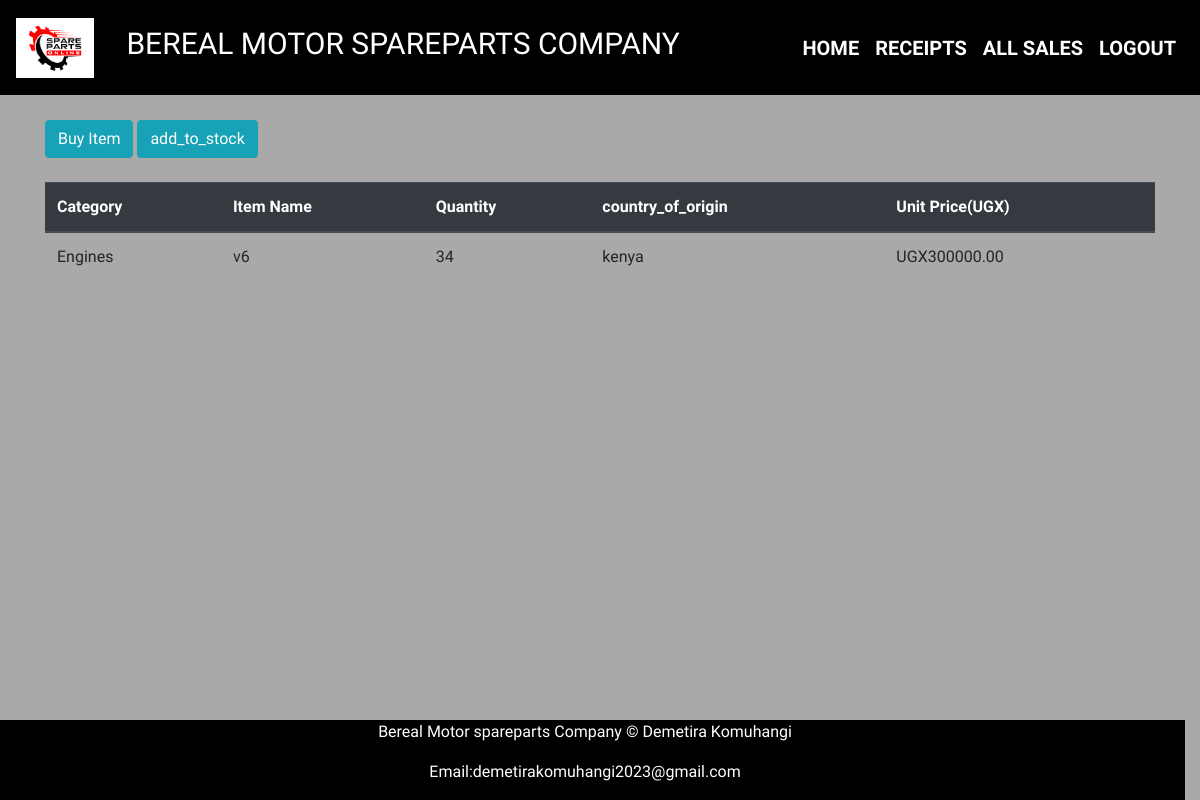
Page /home/4 (signed in) on the earlier database version.
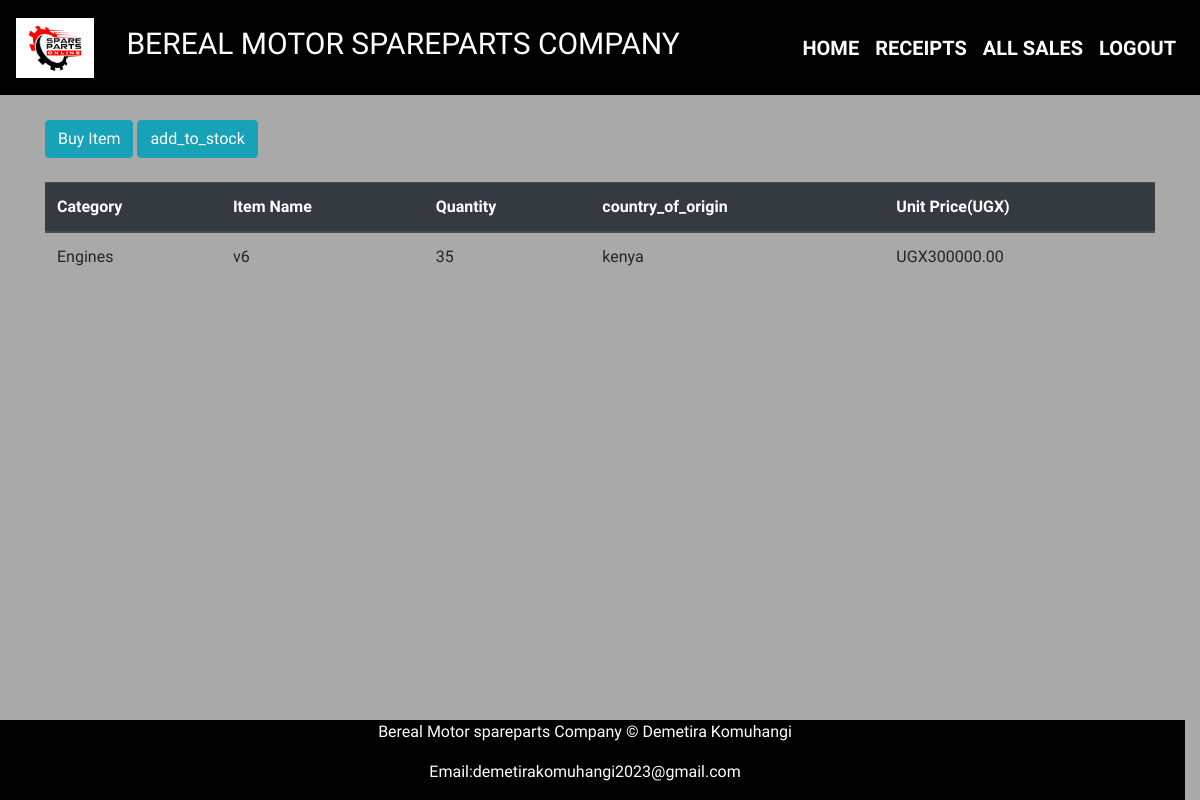
Same page on the later database version.
### Myapplication/models.py (models this page shows, shortened)
class Product(models.Model):
    category_name = models.ForeignKey(Category, on_delete=models.CASCADE, null=False, blank=False)
    item_name = models.CharField(max_length=50, null=False, blank=False)
    country_of_origin = models.CharField(max_length=50, null=False, blank=False)  # Changed to CharField
    total_quantity = models.IntegerField(default=0,null=False, blank=False)
    issued_quantity = models.IntegerField(default=0,null=False, blank=False)
    received_quantity = models.IntegerField(default=0,null=False, blank=False)
    unit_price = models.DecimalField(max_digits=10, decimal_places=2, null=False, blank=False)  # Changed to DecimalField

class Category(models.Model):
    name = models.CharField(max_length=50, null=False, blank=False)
    def __str__(self):
        return self.name

### Myapplication/views.py (the view)
# urls.py: path('home/<int:product_id>', views.product_detail, name='prduct_detail'),
@login_required
def product_detail(request,product_id):
    product = Product.objects.get(id=product_id)
    return render(request,'Demi/product_detail.html',{'product': product})

### templates/Demi/product_detail.html
{% extends 'Demi/base.html'%} {% block content%}
<br></br><br><br><br>
<div class = "container">
    <a href="{% url 'issue_item' product.id %}" ><input type="submit" value="Buy Item" class="btn btn-info" btn type="button"/></a>
    <a href="{% url 'add_to_stock' product.id %}" ><input type= "submit" value="add_to_stock" class="btn btn-info btn" type="button"/></a>
</div>
<br>
<div class = "container">
  <table class="table">
    <thead class="thead-dark">
      <tr>
        <th scope="col">Category</th>
        <th scope="col">Item Name</th>
        <th scope="col">Quantity</th>
        <th scope="col">country_of_origin</th>
        <th scope="col">Unit Price(UGX)</th>
      </tr>
    </thead>
    <tbody>
      <tr>
        <td>{{product.category_name}}</td>
        <td>{{product.item_name}}</td>
        <td>{{product.total_quantity}}</td>
        <td>{{product.country_of_origin}}</td>
        <td>UGX{{product.unit_price}}</td>
      </tr>
    </tbody>
  </table>
</div>
{% endblock%}

Differences in the rows shown:
changed Product "kenya": total_quantity "34" → "35"
